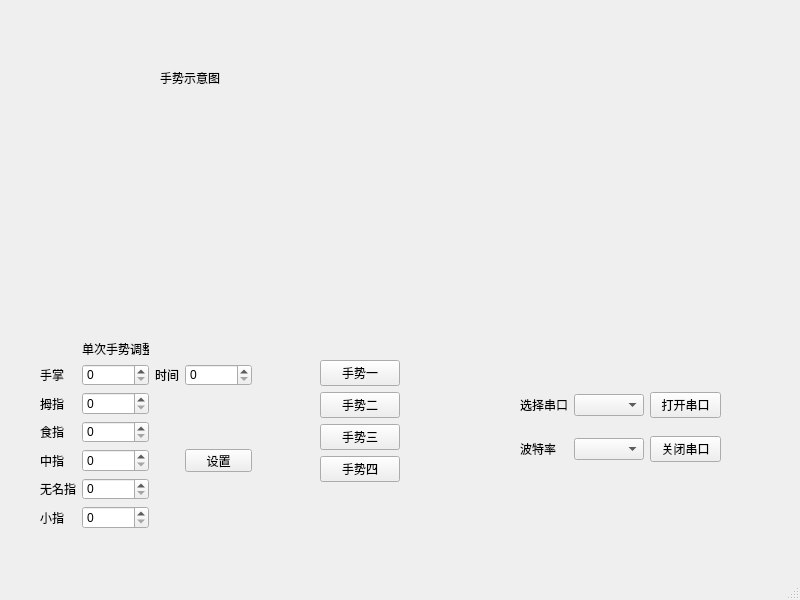
<?xml version="1.0" encoding="UTF-8"?>
<ui version="4.0">
 <class>MainWindow</class>
 <widget class="QMainWindow" name="MainWindow">
  <property name="geometry">
   <rect>
    <x>0</x>
    <y>0</y>
    <width>800</width>
    <height>600</height>
   </rect>
  </property>
  <property name="windowTitle">
   <string>MainWindow</string>
  </property>
  <widget class="QWidget" name="centralwidget">
   <widget class="QWidget" name="finger_state_widget" native="true">
    <property name="geometry">
     <rect>
      <x>40</x>
      <y>340</y>
      <width>213</width>
      <height>189</height>
     </rect>
    </property>
    <layout class="QGridLayout" name="gridLayout">
     <item row="5" column="1">
      <widget class="QSpinBox" name="finger_4_spinbox"/>
     </item>
     <item row="4" column="0">
      <widget class="QLabel" name="finger_label_4">
       <property name="text">
        <string>中指</string>
       </property>
      </widget>
     </item>
     <item row="0" column="1">
      <widget class="QLabel" name="finger_label_7">
       <property name="text">
        <string>单次手势调整</string>
       </property>
      </widget>
     </item>
     <item row="2" column="0">
      <widget class="QLabel" name="finger_label_2">
       <property name="text">
        <string>拇指</string>
       </property>
      </widget>
     </item>
     <item row="4" column="1">
      <widget class="QSpinBox" name="finger_3_spinbox"/>
     </item>
     <item row="3" column="0">
      <widget class="QLabel" name="finger_label_3">
       <property name="text">
        <string>食指</string>
       </property>
      </widget>
     </item>
     <item row="1" column="2">
      <widget class="QLabel" name="label_2">
       <property name="text">
        <string>时间</string>
       </property>
      </widget>
     </item>
     <item row="3" column="1">
      <widget class="QSpinBox" name="finger_2_spinbox"/>
     </item>
     <item row="1" column="1">
      <widget class="QSpinBox" name="finger_0_spinbox"/>
     </item>
     <item row="5" column="0">
      <widget class="QLabel" name="finger_label_5">
       <property name="text">
        <string>无名指</string>
       </property>
      </widget>
     </item>
     <item row="1" column="0">
      <widget class="QLabel" name="finger_label">
       <property name="text">
        <string>手掌</string>
       </property>
      </widget>
     </item>
     <item row="2" column="1">
      <widget class="QSpinBox" name="finger_1_spinbox"/>
     </item>
     <item row="6" column="0">
      <widget class="QLabel" name="finger_label_6">
       <property name="text">
        <string>小指</string>
       </property>
      </widget>
     </item>
     <item row="6" column="1">
      <widget class="QSpinBox" name="finger_5_spinbox"/>
     </item>
     <item row="1" column="3">
      <widget class="QSpinBox" name="time_spinBox"/>
     </item>
     <item row="4" column="3">
      <widget class="QPushButton" name="finger_set_pushbutton">
       <property name="text">
        <string>设置</string>
       </property>
      </widget>
     </item>
    </layout>
   </widget>
   <widget class="QWidget" name="default_gesture_widget" native="true">
    <property name="geometry">
     <rect>
      <x>320</x>
      <y>360</y>
      <width>99</width>
      <height>157</height>
     </rect>
    </property>
    <layout class="QFormLayout" name="formLayout">
     <item row="0" column="0">
      <widget class="QPushButton" name="gesture_0_pushButton">
       <property name="text">
        <string>手势一</string>
       </property>
      </widget>
     </item>
     <item row="1" column="0">
      <widget class="QPushButton" name="pushButton_3">
       <property name="text">
        <string>手势二</string>
       </property>
      </widget>
     </item>
     <item row="2" column="0">
      <widget class="QPushButton" name="pushButton_4">
       <property name="text">
        <string>手势三</string>
       </property>
      </widget>
     </item>
     <item row="3" column="0">
      <widget class="QPushButton" name="pushButton_5">
       <property name="text">
        <string>手势四</string>
       </property>
      </widget>
     </item>
    </layout>
   </widget>
   <widget class="QWidget" name="widget" native="true">
    <property name="geometry">
     <rect>
      <x>50</x>
      <y>60</y>
      <width>301</width>
      <height>241</height>
     </rect>
    </property>
    <widget class="QLabel" name="label">
     <property name="geometry">
      <rect>
       <x>110</x>
       <y>10</y>
       <width>71</width>
       <height>16</height>
      </rect>
     </property>
     <property name="text">
      <string>手势示意图</string>
     </property>
    </widget>
   </widget>
   <widget class="QWidget" name="com_widget" native="true">
    <property name="geometry">
     <rect>
      <x>520</x>
      <y>380</y>
      <width>201</width>
      <height>94</height>
     </rect>
    </property>
    <layout class="QGridLayout" name="gridLayout_2">
     <item row="3" column="2">
      <widget class="QPushButton" name="com_close_pushButton">
       <property name="text">
        <string>关闭串口</string>
       </property>
      </widget>
     </item>
     <item row="0" column="0">
      <widget class="QLabel" name="label_3">
       <property name="text">
        <string>选择串口</string>
       </property>
      </widget>
     </item>
     <item row="0" column="1">
      <widget class="QComboBox" name="com_comboBox"/>
     </item>
     <item row="0" column="2">
      <widget class="QPushButton" name="com_connect_pushButton">
       <property name="text">
        <string>打开串口</string>
       </property>
      </widget>
     </item>
     <item row="3" column="0">
      <widget class="QLabel" name="label_4">
       <property name="text">
        <string>波特率</string>
       </property>
      </widget>
     </item>
     <item row="3" column="1">
      <widget class="QComboBox" name="bps_comboBox"/>
     </item>
    </layout>
   </widget>
  </widget>
  <widget class="QMenuBar" name="menubar">
   <property name="geometry">
    <rect>
     <x>0</x>
     <y>0</y>
     <width>800</width>
     <height>21</height>
    </rect>
   </property>
  </widget>
  <widget class="QStatusBar" name="statusbar"/>
 </widget>
 <resources/>
 <connections/>
</ui>
